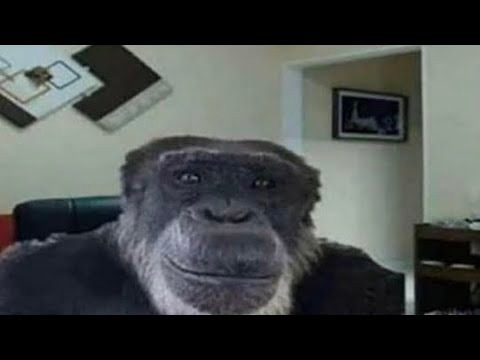
#> input picture image.png, 480 x 360 px
$ python algorithm.py
#> lines starting #> are read from the running program, lines starting #| are printed output that depends on the picture
import struct
from PIL import Image


def quarter_round(a, b, c, d):
    """
    Esta función realiza una operación de cuarto de ronda en los valores a, b, c y d.
    Es una operación básica utilizada en el algoritmo Salsa20.
    """
    a += b
    d ^= a
    d = (d << 16) | (d >> 16)
    c += d
    b ^= c
    b = (b << 12) | (b >> 20)
    a += b
    d ^= a
    d = (d << 8) | (d >> 24)
    c += d
    b ^= c
    b = (b << 7) | (b >> 25)
    return a, b, c, d


def salsa20_word_specification(state):
    """
    Realiza múltiples rondas de operaciones de cuarto de ronda
    en el estado para generar una secuencia de palabras.
    """
    x = list(state)
    for _ in range(10):
        x[4], x[0], x[12], x[8] = quarter_round(x[4], x[0], x[12], x[8])
        x[9], x[5], x[1], x[13] = quarter_round(x[9], x[5], x[1], x[13])
        x[14], x[10], x[6], x[2] = quarter_round(x[14], x[10], x[6], x[2])
        x[3], x[15], x[11], x[7] = quarter_round(x[3], x[15], x[11], x[7])
        x[1], x[0], x[3], x[2] = quarter_round(x[1], x[0], x[3], x[2])
        x[6], x[5], x[4], x[7] = quarter_round(x[6], x[5], x[4], x[7])
        x[11], x[10], x[9], x[8] = quarter_round(x[11], x[10], x[9], x[8])
        x[12], x[15], x[14], x[13] = quarter_round(x[12], x[15], x[14], x[13])
    return [(a + b) & 0xffffffff for a, b in zip(x, state)]


def salsa20_8(state):
    """
    Esta función toma el resultado de salsa20_word_specification
    y lo empaqueta en una cadena de bytes de longitud 8.
    """
    return b''.join(struct.pack('<I', x) for x in salsa20_word_specification(state))


def salsa20_key_schedule(key, nonce, counter):
    """
    Esta función genera el programa de clave de Salsa20.
    Combina la clave, el nonce y el contador en una secuencia
    que se utilizará para generar la secuencia de clave.
    """
    key_constants = (0x61707865, 0x3320646e, 0x79622d32, 0x6b206574)
    key_stream = list(key_constants)
    key_stream.extend(key)
    key_stream.append(counter)
    key_stream.extend(nonce)
    key_stream.extend(key_constants[1:])
    return key_stream


def salsa20_encrypt(key, nonce, counter, message):
    """
    Esta función cifra un mensaje utilizando Salsa20.
    Divide el mensaje en bloques de 64 bytes y para cada bloque,
    genera la secuencia de clave correspondiente utilizando el programa de clave
    y realiza una operación XOR entre el bloque del mensaje y la secuencia de clave.
    """
    encrypted_message = b""
    for i in range(0, len(message), 64):
        block = message[i: i + 64]
        key_stream = salsa20_8(salsa20_key_schedule(key, nonce, counter + (i // 64)))
        encrypted_block = bytes(m ^ k for m, k in zip(block, key_stream))
        encrypted_message += encrypted_block
    return encrypted_message


def encrypt_image(filename, key, nonce, counter):
    """
    Esta función cifra una imagen utilizando Salsa20.
    Abre la imagen, la convierte a bytes y luego cifra los bytes de la imagen
    utilizando salsa20_encrypt. La imagen cifrada se guarda en un nuevo archivo.
    """
#> called with filename = 'image.png', counter = 0
    image = Image.open(filename).convert('RGBA')
    image_bytes = bytes(image.tobytes())
    encrypted_image_bytes = salsa20_encrypt(key, nonce, counter, image_bytes)
    encrypted_image = Image.frombytes(image.mode, image.size, encrypted_image_bytes)
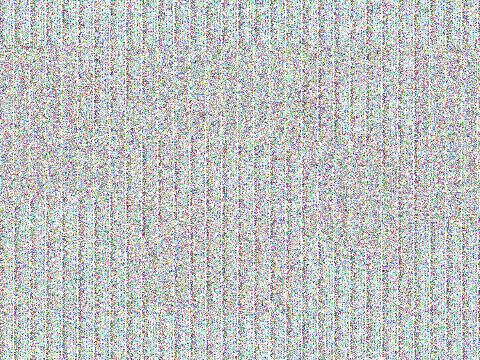
#> encrypted_image: PIL image 480x360 RGBA; mean R, G, B, A 128, 135, 134.8, 126.7; transparent parts drawn white
    encrypted_filename = "encrypted_" + filename
    encrypted_image.save(encrypted_filename)
    return encrypted_filename


def decrypt_image(filename, key, nonce, counter):
    """
    Esta función descifra una imagen cifrada utilizando Salsa20.
    Realiza el proceso inverso de encrypt_image. Abre la imagen cifrada,
    la convierte a bytes y luego descifra los bytes utilizando salsa20_encrypt.
    La imagen descifrada se guarda en un nuevo archivo.
    """
    image = Image.open(filename).convert('RGBA')
    image_bytes = bytes(image.tobytes())
    decrypted_image_bytes = salsa20_encrypt(key, nonce, counter, image_bytes)
    decrypted_image = Image.frombytes(image.mode, image.size, decrypted_image_bytes)
    decrypted_filename = "decrypted_" + filename
    decrypted_image.save(decrypted_filename)
    return decrypted_filename


if __name__ == '__main__':
    print("\nAlgoritmo de encripción Salsa 20!\n")

    # Clave, nonce, contador y nombre del archivo de imagen
    key = [0x80000000] * 8
    nonce = [0, 0]
    counter = 0
    filename = "image.png"

    # Cifrar la imagen y guardarla en un archivo
    encrypted_filename = encrypt_image(filename, key, nonce, counter)
    print(f"Encrypted image saved as {encrypted_filename}")

    # Descifrar la imagen cifrada y guardarla en un archivo
#> (the run stopped early here; a loop or call above may not have finished)
